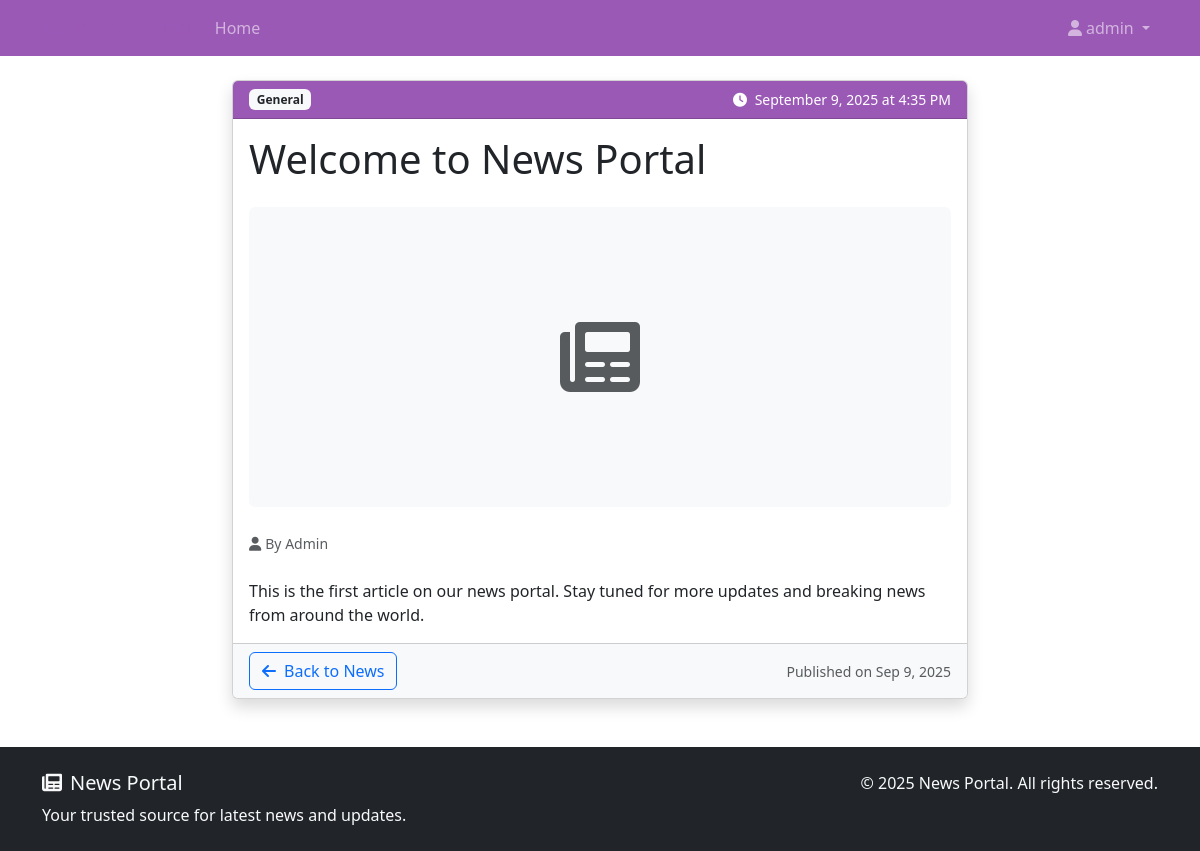
The app's page /news.php?id=1 (signed in) with its own data.
### tables this page shows
CREATE TABLE IF NOT EXISTS news (
    id INT AUTO_INCREMENT PRIMARY KEY,
    title VARCHAR(255) NOT NULL,
    content TEXT NOT NULL,
    category VARCHAR(50) NOT NULL,
    author VARCHAR(100) NOT NULL,
    created_at TIMESTAMP DEFAULT CURRENT_TIMESTAMP
);

### news.php (the view, shortened to what this page needs)
<?php
include 'header.php';
require_once 'db_connect.php';
$error = '';
$article = null;
if (isset($_GET['id'])) {
    $stmt = $pdo->prepare("SELECT * FROM news WHERE id = ?");
    $stmt->execute([$_GET['id']]);
    $article = $stmt->fetch();
} else {
    $error = "No article specified.";
}
?>
<div class="container mt-4">
    <?php if ($error): ?>
        <div class="alert alert-danger">
            <i class="fas fa-exclamation-triangle me-2"></i><?php echo $error; ?>
        </div>
        <div class="text-center">
            <a href="index.php" class="btn btn-primary">
                <i class="fas fa-arrow-left me-2"></i>Back to Home
            </a>
        </div>
    <?php else: ?>
        <div class="row">
            <div class="col-lg-8 mx-auto">
                <article class="card shadow">
                    <div class="card-header bg-primary text-white">
                        <div class="d-flex justify-content-between align-items-center">
                            <span class="badge bg-light text-dark"><?php echo htmlspecialchars($article['category']); ?></span>
                            <small>
                                <i class="fas fa-clock me-1"></i>
                                <?php echo date('F j, Y \a\t g:i A', strtotime($article['created_at'])); ?>
                            </small>
                        </div>
                    </div>
                    <div class="card-body">
                        <h1 class="card-title mb-4"><?php echo htmlspecialchars($article['title']); ?></h1>
                        <div class="mb-4">
                            <div class="bg-light p-3 rounded d-flex align-items-center justify-content-center" style="height: 300px;">
                                <i class="fas fa-newspaper fa-5x text-muted"></i>
                            </div>
                        </div>
                        <div class="mb-4">
                            <small class="text-muted">
                                <i class="fas fa-user me-1"></i>By <?php echo htmlspecialchars($article['author']); ?>
                            </small>
                        </div>
                        <div class="article-content">
                            <?php echo nl2br(htmlspecialchars($article['content'])); ?>
                        </div>
                    </div>
                    <div class="card-footer bg-light">
                        <div class="d-flex justify-content-between align-items-center">
                            <a href="index.php" class="btn btn-outline-primary">
                                <i class="fas fa-arrow-left me-2"></i>Back to News
                            </a>
                            <div class="text-muted">
                                <small>Published on <?php echo date('M j, Y', strtotime($article['created_at'])); ?></small>
                            </div>
                        </div>
                    </div>
                </article>
            </div>
        </div>
    <?php endif; ?>
</div>
<?php include 'footer.php'; ?>

### header.php (style rules this page uses)
.bg-primary { background-color: #9b59b6 !important; }

### records on screen
news: category "General", created_at "September 9, 2025 at 4:35 PM", title "Welcome to News Portal", author "Admin", content "This is the first article on our news portal. Stay tuned for more updates and breaking news from around the world.", created_at "Sep 9, 2025"

### other values on screen
$_SESSION['username'] "admin"
